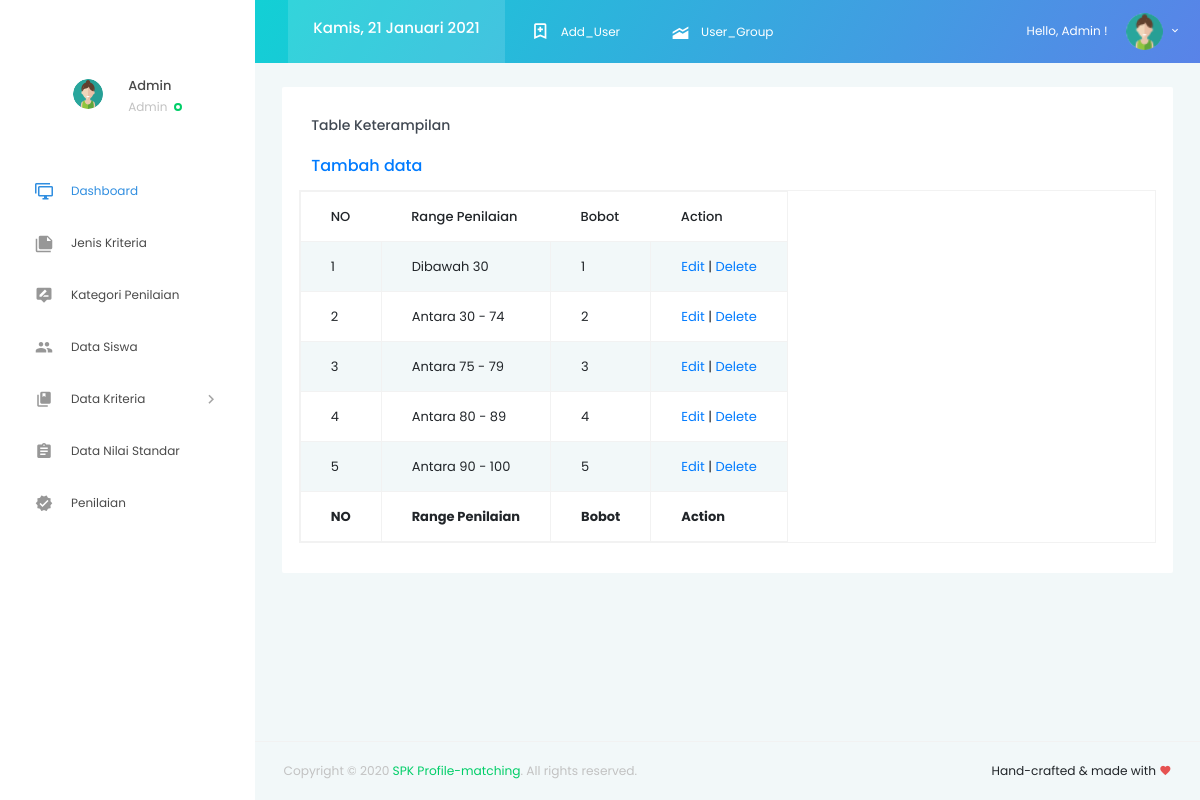
Page /keterampilan/index.php (signed in) on the committed database.
### tables this page shows
CREATE TABLE `keterampilan` (
  `bobot_keterampilan` int(12) NOT NULL,
  `range_penilaian_keterampilan` varchar(50) NOT NULL
);

### keterampilan/index.php (the view, shortened to what this page needs)
<?php
if ($_SESSION['level'] == "") {
  header("location:../index.php?pesan=belum_login");
} else if ($_SESSION['level'] == "1") {
?>
  <!DOCTYPE html>
  <html lang="en">
  <head>
    <link rel="stylesheet" href="../vendors/iconfonts/mdi/css/materialdesignicons.min.css">
    <link rel="stylesheet" href="../vendors/css/vendor.bundle.base.css">
    <link rel="stylesheet" href="../vendors/css/vendor.bundle.addons.css">
    <link rel="stylesheet" href="../public/css/style.css">
  </head>
  <body>
    <div class="container-scroller">
      <?php require "../partials/_navbar.php"; ?>
      <div class="container-fluid page-body-wrapper">
        <?php require "../partials/_sidebar.php"; ?>
        <div class="main-panel">
          <div class="content-wrapper">
            <div class="row">
              <div class="col-lg-12 grid-margin stretch-card">
                <div class="card">
                  <div class="card-body">
                    <h4 class="card-title">Table Keterampilan</h4>
                    <h5 class="card-description">
                      <a href="input.php">Tambah data</a>
                    </h5>
                    <div class="m-form m-form--label-align-right m--margin-top-20 m--margin-bottom-30">
                      <div class="row">
                        <?php
                        if ($_SESSION['level'] == "1") {
                          $sql = 'SELECT * FROM keterampilan';
                        } else {
                          header('location:../error-404.php');
                        }
                        $query = mysqli_query($conn, $sql);
                        echo '<table id="example" class="table table-striped table-bordered table-responsive" style="width:100%">
                        <thead>
                        <tr>
                            <th>NO</th>
                            <th>Range Penilaian</th>
                            <th>Bobot</th>
                            <th>Action</th>
                        </tr>
                        </thead>
                            <tbody>';
                        $no = 1;
                        while ($row = mysqli_fetch_array($query)) {
                          echo "<tr>";
                          echo "<td>" . $no . "</td>";
                          echo "<td>" . $row['range_penilaian_keterampilan'] . "</td>";
                          echo "<td>" . $row['bobot_keterampilan'] . "</td>";
                          echo "<td align='center'><a href='form-edit.php?bobot_keterampilan=$row[bobot_keterampilan]'>Edit</a> | <a href='delete.php?bobot_keterampilan=$row[bobot_keterampilan]'>Delete</a></td></tr>";
                          $no++;
                        }
                        echo '
                        </tbody>
                        <tfoot>
                          <tr>
                              <th>NO</th>
                              <th>Range Penilaian</th>
                              <th>Bobot</th>
                              <th>Action</th>
                          </tr>
                      </tfoot>
                      </table>';
                        ?>
                      </div>
                    </div>
                  </div>
                </div>
              </div>
            </div>
          </div>
          <?php require "../partials/_fotter.php"; ?>
        </div>
      </div>
    </div>
  </body>
<?php
} else {
  header("location:../error-404.php");
}
?>
  </html>

### keterampilan/index.php (style rules this page uses)
table { width: 100%; }

### rows in the picture
keterampilan: range_penilaian_keterampilan "Dibawah 30", bobot_keterampilan "1"
keterampilan: range_penilaian_keterampilan "Antara 30 - 74", bobot_keterampilan "2"
keterampilan: range_penilaian_keterampilan "Antara 75 - 79", bobot_keterampilan "3"
keterampilan: range_penilaian_keterampilan "Antara 80 - 89", bobot_keterampilan "4"
keterampilan: range_penilaian_keterampilan "Antara 90 - 100", bobot_keterampilan "5"

### other values in the picture
$_SESSION['nama_user'] "Admin"
$level[$leveluser] "Admin"
